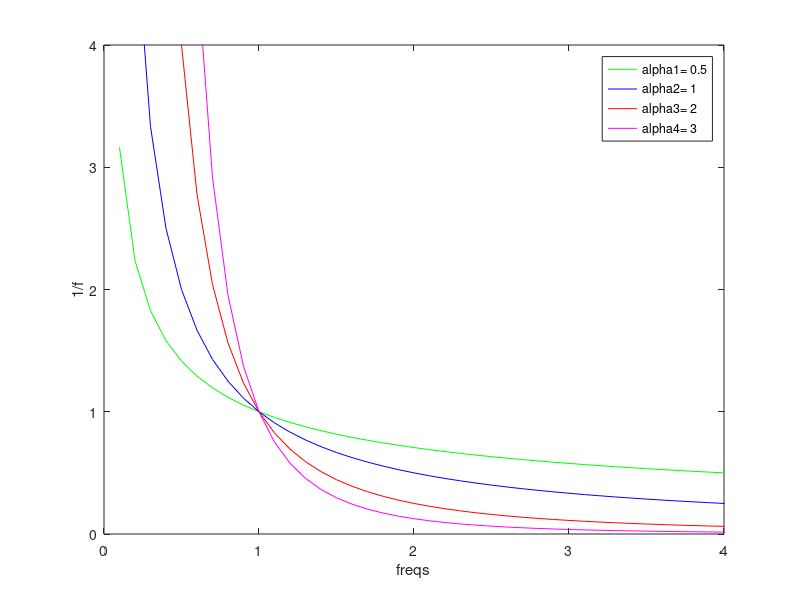

MATLAB code for this plot: (Note: this script raises an error after producing the figure.)
%% PLOT-1 examine beta or alpha or the slope
freqs=[0.1:0.1:50];

figure;
alpha1=0.5;
P=1./(freqs.^alpha1);
plot(freqs,P,'g');% 1overf
xlabel('freqs');ylabel('1/f');
% xlim([0 10]);ylim([0 10])
hold on; 

alpha2=1;
P=1./(freqs.^alpha2);
plot(freqs,P,'b');% 1overf
xlabel('freqs');ylabel('1/f');
% xlim([0 10]);ylim([0 10])

alpha3=2;
P=1./(freqs.^alpha3);
plot(freqs,P,'r');% 1overf
xlabel('freqs');ylabel('1/f');
% xlim([0 4]);ylim([0 4])

alpha4=3;
P=1./(freqs.^alpha4);
plot(freqs,P,'m');% 1overf
xlabel('freqs');ylabel('1/f');
xlim([0 4]);ylim([0 4])

legend(['alpha1= ' num2str(alpha1)], ['alpha2= ' num2str(alpha2)],...
    ['alpha3= ' num2str(alpha3)], ['alpha4= ' num2str(alpha4)]);
%% 1.3Hz tapping data
cd /ssd/zhibin/1overf/20220609_2P/Segmented_data/Plots
% calculate std of the tapping intervals
cd /home/zhibin/Documents/GitHub/Motor_cordination/1_over_f/data_analysis/2P_testing
%%  color scheme
red   = [1 0 0];
pink  = [1 0.65 0.75];
blue  = [0 0 1];
green = [0 1 0];
darkgreen = [0 0.5 0];
grey  = [0.5 0.5 0.5];
yellow  = [1 1 0];
deepyellow  = [1 0.8 0.2];
megenta = [1 0 1];% fill([0 1 1 0],[0 0 1 1],megenta)
cyan = [0 1 1]; % fill([0 1 1 0],[0 0 1 1],cc)
purple = [0.6 0.1 0.9];
ARFIMAcolors=[deepyellow;darkgreen;pink];
    
%% PLOT-2 Try the 2 functions fit the slope to find d
% Function 1
cd /home/zhibin/Documents/GitHub/Motor_cordination/1_over_f/data_analysis/ARFIMA
addpath(genpath('/home/zhibin/Documents/GitHub/Motor_cordination/1_over_f/data_analysis/ARFIMA'));
addpath /home/zhibin/Documents/GitHub/Motor_cordination/1_over_f/data_analysis/2P_testing
addpath /home/zhibin/Documents/GitHub/Motor_cordination/1_over_f/data_analysis/DFA
%%% ARFIMA(0,d,0)
figure('units','normalized','outerposition',[0 0 1 0.5]);
N=600;d=0.5;stdx=20;
[Z] = ARFIMA_SIM(N,[],[],d,stdx);
y=Z+750;
subplot(1,4,1); plot(y,'b');
subplot(1,4,2); autocorr(y,N-1);
subplot(1,4,3); Fs=1.3; [freqs,fcoef] = oneoverf(y,Fs);xlabel('Log(f)');ylabel('Log(power)');
subplot(1,4,4); [D,Alpha1]=DFA_main(y);

% Function 2
addpath /home/zhibin/Documents/GitHub/Motor_cordination/1_over_f/ARFIMA/dgp_arfima
% ARFIMA(0,0.8,0) >>>>  Results=dgp_arfima(0,[],[],600,1,0.8);
figure('units','normalized','outerposition',[0 0 1 0.5]);
T=600;SD=20;d=0.5;F=0;
Z=dgp_arfima(0,[],[],T,SD,d,F);
y=Z+750;
subplot(1,4,1); plot(y,'b');
subplot(1,4,2); autocorr(y,T-1);
subplot(1,4,3); Fs=1.3; [freqs,fcoef] = oneoverf(y,Fs);xlabel('Log(f)');ylabel('Log(power)');
subplot(1,4,4); [D,Alpha1]=DFA_main(y);

%% PLOT-2-1 examine the 2 function code
clear
N=600;F=[];O=[];d=0.5;stdx=20;er=[];
[Z] = ARFIMA_SIM(N,F,O,d,stdx);

clear
c=0;ARo=[];MAo=[];T=100;SD=20;d=0.7;F=1;
sim=dgp_arfima(c,ARo,MAo,T,SD,d,F);

%% PLOT-3 Different d
figure('units','normalized','outerposition',[0 0 1 1]);
N=1000;stdx=20;
% ds=[-0.5 -0.2 0.5];
ds=[0.2 0.5 1];
for i=1:length(ds)
    [Z] = ARFIMA_SIM(N,[],[],ds(i),stdx);
    y=Z+750;
    subplot(length(ds),4,(i-1)*4+1); 
        plot(y,'b');title(['d = ' num2str(ds(i))]);
        % ylim([680 840]);
    subplot(length(ds),4,(i-1)*4+2); 
        autocorr(y,N-1);title(['d = ' num2str(ds(i))]);
        % ylim([-0.5 1]);
    subplot(length(ds),4,(i-1)*4+3); 
        Fs=1.3; [freqs,fcoef,beta,xx,yy,FitValues] = oneoverf(y,Fs);
        plot(xx, yy,'bx');xlabel('Log10(f)');ylabel('Log10(power)');
        hold on;
        plot(xx',FitValues,'r--');
%         plotAdded(mdl);
        legend({'Data',['Fit (Beta=' num2str(beta) ')']},'Location','northeast');
        title(['d = ' num2str(ds(i)) '   (beta = d*2)']);
        % ylim([-2.5 1]);
    subplot(length(ds),4,(i-1)*4+4); 
        [D,Alpha1,n,F_n,FitValues]=DFA_main(y);
        plot(log10(n),log10(F_n),'bx');
        xlabel('Scale [log10(n)]'); ylabel('RMS [log10(F-n)]');
        hold on;
        plot(log10(n(1:end)),FitValues,'r--');
        legend({'Data',['Fit (H=' num2str(Alpha1) ')']},'Location','southeast');
        title(['d = ' num2str(ds(i)) '   (H = d+0.5)']);
        % ylim([0 3]);
end
% cd /usr/local/MATLAB/R2019a/toolbox/bioinfo/biodemos/ %suptitle.m
% cd /usr/local/MATLAB/R2022a/toolbox/bioinfo/biodemos/ % suptitle.m
suptitle(['Different d with same std = ' num2str(stdx)]);

figureName=['Different_d'];
saveas(gcf,figureName,'fig');

%% PLOT-3-1 add parcorr
figure('units','normalized','outerposition',[0 0 1 1]);
N=100;stdx=20;
ds=[0.2 0.5 1];
for i=1:length(ds)
    [Z] = ARFIMA_SIM(N,[],[],ds(i),stdx);
    y=Z+750;
    subplot(length(ds),5,(i-1)*5+1); 
        plot(y,'b');title(['d = ' num2str(ds(i))]);
        % ylim([680 840]);
    subplot(length(ds),5,(i-1)*5+2); 
        autocorr(y,N-1);title(['d = ' num2str(ds(i))]);
        ylabel('autocorr')
        % ylim([-0.5 1]);
    subplot(length(ds),5,(i-1)*5+3); 
        parcorr(y,N-1);title(['d = ' num2str(ds(i))]);
        ylabel('parcorr')
        % ylim([-0.5 1]);   
    subplot(length(ds),5,(i-1)*5+4); 
        Fs=1.3; [freqs,fcoef] = oneoverf(y,Fs);
        xlabel('Log(f)');ylabel('Log(power)');
        title(['d = ' num2str(ds(i)) '   (beta = d*2)']);
        % ylim([-2.5 1]);
    subplot(length(ds),5,(i-1)*5+5); 
        [D,Alpha1]=DFA_main(y);
        title(['d = ' num2str(ds(i)) '   (H = d+0.5)']);
        % ylim([0 3]);
end
% cd /usr/local/MATLAB/R2019a/toolbox/bioinfo/biodemos/ %suptitle.m
% cd /usr/local/MATLAB/R2022a/toolbox/bioinfo/biodemos/ % suptitle.m
suptitle(['Different d with same std = ' num2str(stdx)]);

%% PLOT-4 Different length
Ns=[100 500 1000 3000];d=1;stdx=20;
figure('units','normalized','outerposition',[0 0 1 1]);
for i=1:length(Ns)
    [Z] = ARFIMA_SIM(Ns(i),[],[],d,stdx);
    y=Z+750;
    subplot(length(Ns),4,(i-1)*4+1); 
        plot(y,'b');
        title(['d = ' num2str(d) '    data length = ' num2str(Ns(i))]);
        % ylim([680 840]);
    subplot(length(Ns),4,(i-1)*4+2); 
        autocorr(y,Ns(i)-1);
        title(['d = ' num2str(d) '    data length = ' num2str(Ns(i))]);
        % ylim([-0.5 1]);
    subplot(length(Ns),4,(i-1)*4+3); 
        Fs=1.3; [freqs,fcoef] = oneoverf(y,Fs);
        xlabel('Log10(f)');ylabel('Log10(power)');
        title(['d = ' num2str(d) '    data length = ' num2str(Ns(i))]);
        % ylim([-2.5 1]);
    subplot(length(Ns),4,(i-1)*4+4); 
        [D,Alpha1]=DFA_main(y);
        title(['d = ' num2str(d) '    data length = ' num2str(Ns(i))]);
        % ylim([0 3]);
end
suptitle(['Different length with same d = ' num2str(d)]);

figureName=['Different_N'];
saveas(gcf,figureName,'fig');

%% PLOT-5 Segmenting 3000 taps into 100 taps/chuncks
Ns=[3000 1000 500 100];d=1;stdx=20;
figure('units','normalized','outerposition',[0 0 1 1]);
for i=1:length(Ns)
    [Z] = ARFIMA_SIM(3000,[],[],d,stdx);
    y=Z+750;
    ys=y(1:Ns(i));
    subplot(length(Ns),4,(i-1)*4+1); 
        plot(ys,'b');
        title(['d = ' num2str(d) '    data length = ' num2str(Ns(i))]);
        % ylim([680 840]);
    subplot(length(Ns),4,(i-1)*4+2); 
        autocorr(ys,Ns(i)-1);
        title(['d = ' num2str(d) '    data length = ' num2str(Ns(i))]);
        % ylim([-0.5 1]);
    subplot(length(Ns),4,(i-1)*4+3); 
        Fs=1.3; [freqs,fcoef] = oneoverf(ys,Fs);
        xlabel('Log10(f)');ylabel('Log10(power)');
        title(['d = ' num2str(d) '    data length = ' num2str(Ns(i))]);
        % ylim([-2.5 1]);
    subplot(length(Ns),4,(i-1)*4+4); 
        [D,Alpha1]=DFA_main(ys);
        title(['d = ' num2str(d) '    data length = ' num2str(Ns(i))]);
        % ylim([0 3]);
end
suptitle(['The 1st Segment with different length from the 3000 taps']);

figureName=['Different_Segment'];
saveas(gcf,figureName,'fig');

%% PLOT-6-calculation for 100 or 600 taps see how stable the estimations are
%{ 
N=100; ds=[0.1:0.1:1]; repeat=100; stdx=20;
%}

% function [Betass,BetassErr,Hss,HssErr] = IterARFIMA(N,ds,repeat,stdx);
% 
% % calcualtion
% Betass=[];Hss=[];BetassErr=[];HssErr=[];
% for j=1:length(ds)
%     d=ds(j);
%     Betas=[];Hs=[];
%     for i=1:repeat 
%         % [Z] = ARFIMA_SIM(N,[],[],d,stdx);
%         Z=dgp_arfima(0,[],[],N,stdx,d,0);
%         y=Z+750;
%         % PSA
%         Fs=1.3; [~,~,beta] = oneoverf(y,Fs);
%         % DFA
%         [~,H]=DFA_main(y);
%         % append the values
%         Betas = [Betas beta];
%         Hs = [Hs H];  
%     end
% Betass=[Betass;Betas];
% BetassErr=[BetassErr; std(Betas)/sqrt(N)];
% Hss=[Hss;Hs];
% HssErr=[HssErr; std(Hs)/sqrt(N)];
% end
% end

%% PLOT-6-1 plot all 10 subplots
figure('units','normalized','outerposition',[0 0 1 1]);
for j=1:length(ds)
    subplot(2,10,j);    
    hist(Betass(j,:),repeat);
    xlabel('beta');ylabel('repeats');
    xlim([-2 5]);
    title(['d = ' num2str(ds(j))]);
    
    subplot(2,10,10+j);
    hist(Hss(j,:),repeat); 
    xlabel('H');ylabel('repeats');
    xlim([0 2]);
    title(['d = ' num2str(ds(j))]);
end
% suptitle(['Beta and H with different d repeating 100 times (ARFIMA-SIM ([],d,[]); length of ' num2str(N) ')']);
suptitle(['Beta and H with different d repeating 100 times (dgp-arfima ([],d,[]); length of ' num2str(N) ')']);

%% PLOT-6-2 : 2 plots with error bar
figure;
subplot(1,2,1);
errorbar(ds,mean(Betass,2),BetassErr,'.')
xlabel('d');ylabel('Beta');xlim([0 1.1]);
title(['Beta with standard error']);
B=2.*ds; hold on; plot(ds,B,'color',purple);
legend({'B','B=2*d'},'Location','southeast');
subplot(1,2,2);
errorbar(ds,mean(Hss,2),HssErr,'.')
xlabel('d');ylabel('H');xlim([0 1.1]);
title(['H with standard error']);
H=ds+0.5; hold on; plot(ds,H,'color',purple);
legend({'H','H=d+0.5'},'Location','southeast');
suptitle(['Beta and H with different d repeating 100 times (ARFIMA ([],d,[]); length of ' num2str(N) ')']);

%% PLOT-6-2-1 : 2 plots with error bar for 3 different length
Ns=[100 600 1000]; ds=[0.1:0.1:1]; repeat=100; stdx=20;
figure;
tic;
for i=1:3
    [Betass,BetassErr,Hss,HssErr] = IterARFIMA(Ns(i),ds,repeat,stdx);
    subplot(1,2,1);
        hold on;
        errorbar(ds,mean(Betass,2),BetassErr,'.','color',ARFIMAcolors(i,:));
        xlabel('d');ylabel('Beta');xlim([0 1.1]);
        title(['Beta with standard error']);
        hold off;
        if i==3;
            B=2.*ds; hold on; plot(ds,B,'color',purple);hold off;
            legend({'N=100','N=600','N=1000','B=2*d'},'Location','southeast');
        end
    subplot(1,2,2);
        hold on;
        errorbar(ds,mean(Hss,2),HssErr,'.','color',ARFIMAcolors(i,:))
        xlabel('d');ylabel('H');xlim([0 1.1]);
        title(['H with standard error']);
        hold off;
        if i==3;
            H=ds+0.5; hold on; plot(ds,H,'color',purple);hold off;
            legend({'N=100','N=600','N=1000','H=d+0.5'},'Location','southeast');
        end
end
suptitle(['Beta and H with different d repeating 100 times (ARFIMA([],d,[]); length of ' num2str(Ns) ')']);
toc

%Elapsed time is 640.222034 seconds.
figureName=['InterARFIMA_gdp20'];
figureName=['InterARFIMA_SIM100'];
saveas(gcf,figureName,'fig');
    
%% PLOT-6-3 : 2 violin plots
addpath /home/zhibin/Documents/GitHub/Motor_cordination/1_over_f/data_analysis/violin
figure;
subplot(1,2,1);
[h,L,MX,MED]=violin(Betass');
ylabel('\beta','FontSize',14)
xticks([1:10]);
xticklabels(string(ds));
xlabel('d');
title(['Beta']);
subplot(1,2,2);
[h,L,MX,MED]=violin(Hss');
ylabel('H','FontSize',14)
xticks([1:10]);
xticklabels(string(ds));
xlabel('d');
suptitle(['Beta and H with different d repeating 100 times (ARFIMA ([],d,[]); length of ' num2str(N) ')']);

%% PLOT-7 simulation plot for the army 
N=100; d=0.7; repeat=100; stdx=20;

Z=dgp_arfima(0,[],[],N,stdx,d,0);
y1=round(Z'+750); 
Y1=[];
for i=1:length(y1)
    Y1=[Y1 1 zeros(1,y1(i))];
end

Z=dgp_arfima(0,[],[],N,stdx,d,0);
y2=round(Z'+750);
Y2=[];
for i=1:length(y2)
    Y2=[Y2 1 zerxcos(1,y2(i))];
end
Y2=[zeros(1,750/2) Y2]; % add the offset
% figure;plot(y1,'r');hold on;plot(y2,'b');

figure('units','normalized','outerposition',[0 0 0.6 1]);
subplot(4,1,1);
plot(Y1,'r');hold on;plot(Y2,'b');
xlabel('time (ms)');
yticks(1);yticklabels('button pressed');
xlim([750*0 750*40]); ylim([0 1.5]);
legend('Player L','Player R');
title('Syncopated tapping sequences of 2 players');

subplot(4,2,3);
MinLength=min([length(y1) length(y2)]);
[acf,lags,bounds] = autocorr(y1(1:MinLength),MinLength-1);
stem(lags,acf,'r'); xlabel('Lag');ylabel('\rho(k)');
hold on;
h = line(lags,bounds(1)*ones(length(acf),1));
h1 = line(lags,bounds(2)*ones(length(acf),1));
set(h,'color',[1 0 1]);
set(h1,'color',[1 0 1]);
title('Autocorr: Player L');
subplot(4,2,5);
[acf,lags,bounds] = autocorr(y2(1:MinLength),MinLength-1);
stem(lags,acf,'b'); xlabel('Lag');ylabel('\rho(k)');
hold on;
h = line(lags,bounds(1)*ones(length(acf),1));
h1 = line(lags,bounds(2)*ones(length(acf),1));
set(h,'color',[1 0 1]);
set(h1,'color',[1 0 1]);
title('Autocorr: Player R');
subplot(4,2,7);
yy1=y1-mean(y1);yy2=y2-mean(y2);
[r,lags]=xcorr(yy1(1:MinLength),yy2(1:MinLength),MinLength-1,'normalized');
plot(lags,r,'color',[0 0.5 0]);xlabel('Lag');ylabel('\rho(k)');yline(0,'color',[1 0.8 0.2]);
title('Xcorr: Player L & R');

subplot(4,2,[4 6 8]);
[D,Alpha1,n,F_n,FitValues]=DFA_main(y1);
plot(log10(n),log10(F_n),'rx');
hold on; plot(log10(n),FitValues,'r');
[D,Alpha2,n,F_n,FitValues]=DFA_main(y2);
plot(log10(n),log10(F_n),'bx');
hold on; plot(log10(n),FitValues,'b');
legend({'Player L',['H=' num2str(Alpha1)],'Player R',['H=' num2str(Alpha2)],},'Location','southeast');
xlabel('Scale [log10(n)]') % win_lengths 
ylabel('RMS [log10(F-n)]') % RMS values
title('DFA')

figureName=['ZBPlot20220624'];
saveas(gcf,figureName,'jpg');
    
%% PLOT-7-1 simulation plot for the army 
%parameters
N=100; 
d=0.7; 
nrepeat=10; 
stdx=10; 
meanx = 750;

acfmean1 = zeros(1,N/2+1);
acfmean2 = zeros(1,N/2+1);
rmean12 = zeros(1,N+1);
boundsmean1 = zeros(1,2);
boundsmean2 = zeros(1,2);

for j = 1:nrepeat 

    Z=dgp_arfima(0,[],[],N,stdx,d,0);
    y1=round(Z'+meanx); 
    
    Z=dgp_arfima(0,[],[],N,stdx,d,0);
    y2=round(Z'+meanx);
    
    Y1=[];
    for i=1:length(y1)
        Y1 =[Y1 1 zeros(1,y1(i))];
    end
    Y2=[];
    for i=1:length(y2)
        Y2 =[Y2 1 zeros(1,y2(i))];
    end
    Y2 =[zeros(1,750/2) Y2]; % add the offset
    
    MinLength=min([length(y1) length(y2)]);
    
    y1 = y1-mean(y1);
    y2 = y2-mean(y2);
    
    [acf1,lags1,bounds1] = autocorr(y1(1:MinLength),N/2);
    acfmean1 = acfmean1+ acf1;
    boundsmean1 = boundsmean1 + bounds1;
    [acf2,lags2,bounds2] = autocorr(y2(1:MinLength),N/2);
    acfmean2 = acfmean2 + acf2;
    [r12,lags12]=xcorr(y1(1:MinLength),y2(1:MinLength),N/2,'normalized');
    rmean12 = rmean12 + r12;
    boundsmean2 = boundsmean2 + bounds2;
end;

acfmean1 = acfmean1/nrepeat;
acfmean2 = acfmean2/nrepeat;
rmean12 = rmean12/nrepeat;
boundsmean1=boundsmean1/nrepeat;
boundsmean2=boundsmean2/nrepeat;



% Plotting is afterwards
figure('units','normalized','outerposition',[0 0 0.6 1]);

subplot(4,1,1);
plot(Y1,'r');hold on;plot(Y2,'b');
xlabel('time (ms)');
yticks(1);yticklabels('button pressed');
xlim([750*0 750*40]); ylim([0 1.5]);
legend('Player L','Player R');
title('Syncopated tapping sequences of 2 players');

subplot(4,2,3);
stem(lags1,acfmean1,'r'); xlabel('Lag');ylabel('\rho(k)');
% plot(lags1,acfmean1,'r'); xlabel('Lag');ylabel('\rho(k)');
axis([0 50 -0.2 1]) 
hold on;
h = line(lags1,boundsmean1(1)*ones(length(acfmean1),1));
h1 = line(lags1,boundsmean1(2)*ones(length(acfmean1),1));
set(h,'color',[1 0 1]);
set(h1,'color',[1 0 1]);
title('Autocorr: Player L');

subplot(4,2,5);
stem(lags2,acfmean2,'b'); xlabel('Lag');ylabel('\rho(k)');
% plot(lags2,acfmean2,'b');xlabel('Lag');ylabel('\rho(k)');
axis([0 50 -0.2 1]) 
hold on;
h = line(lags2,boundsmean2(1)*ones(length(acfmean2),1));
h1 = line(lags2,boundsmean2(2)*ones(length(acfmean2),1));
set(h,'color',[1 0 1]);
set(h1,'color',[1 0 1]);
title('Autocorr: Player R');

subplot(4,2,7);
plot(lags12,rmean12,'color',[0 0.5 0]);xlabel('Lag');ylabel('\rho(k)');
yline(0,'color',[1 0.8 0.2]);
axis([-50 50 -0.2 1]);
title('Xcorr: Player L & R');

subplot(4,2,[4 6 8]);
[D,Alpha1,n,F_n,FitValues]=DFA_main(y1);
plot(log10(n),log10(F_n),'rx');
hold on; plot(log10(n),FitValues,'r');
[D,Alpha2,n,F_n,FitValues]=DFA_main(y2);
plot(log10(n),log10(F_n),'bx');
hold on; plot(log10(n),FitValues,'b');
legend({'Player L',['H=' num2str(Alpha1)],'Player R',['H=' num2str(Alpha2)],},'Location','southeast');
xlabel('Scale [log10(n)]') % win_lengths 
ylabel('RMS [log10(F-n)]') % RMS values
title('DFA')

figureName=['RMPlot20220625'];
saveas(gcf,figureName,'jpg');

%% PLOT-7-2 syncopation plot for the army 
cd D:\360MoveData\Users\alienware\Documents\GitHub\Motor_cordination\1_over_f\data_analysis\ARFIMA\Sim_plots
addpath D:\360MoveData\Users\alienware\Documents\GitHub\Motor_cordination\1_over_f\data_analysis\2P_testing
cd D:\360MoveData\Users\alienware\Documents\GitHub\Motor_cordination\1_over_f\data_analysis\2P_testing
addpath D:\360MoveData\Users\alienware\Documents\GitHub\Motor_cordination\1_over_f\data_analysis\DFA
cd G:\1overf\20220610_2P
cd G:\1overf\20220610_2P\Segmented_data\1_50Hz_ICAautomized
clear
load('BP20220610.mat')
load('FB20220610.mat')

condi=1; BP_L=BPCondi1L; FB_L=FBCondi1L; BP_R=BPCondi1R;FB_R=FBCondi1R;
condi=2; BP_L=BPCondi2L; FB_L=FBCondi2L; BP_R=BPCondi2R;FB_R=FBCondi2R;
condi=3; BP_L=BPCondi3L; FB_L=FBCondi3L; BP_R=BPCondi3R;FB_R=FBCondi3R;
condi=4; BP_L=BPCondi4L; FB_L=FBCondi4L; BP_R=BPCondi4R;FB_R=FBCondi4R;
% syncopation expt
conditionNames={'uncoupled' 'L-lead' 'R-lead' 'mutual-1.3Hz'};
% cut off from the last bottom press
BP_L=cutofflast(BP_L);
BP_R=cutofflast(BP_R);

y1=Calinterval(BP_L')./2;
y2=Calinterval(BP_R')./2;

% time (ms) for 100 taps
Inter100=round(100/1.3,3);

sr=2000;
nrepeat=5;
y1=[];y2=[];
MinLength=74; % choose an even number
acfmean1=zeros(1,round(MinLength/2)+1);
boundsmean1=zeros(1,2);
acfmean2=zeros(1,round(MinLength/2)+1);
boundsmean2=zeros(1,2);
rmean12=zeros(1,round(MinLength)+1);


for i=1:nrepeat
    y1(i).BPint=Calinterval(BP_L((Inter100*sr*(i-1)+1):(Inter100*sr*i))')./2;
    y2(i).BPint=Calinterval(BP_R((Inter100*sr*(i-1)+1):(Inter100*sr*i))')./2;
    
    % MinLength=min([length(y1(i).BPint) length(y2(i).BPint)]);
    
    y1(i).BPint = y1(i).BPint-mean(y1(i).BPint);
    y2(i).BPint = y2(i).BPint-mean(y2(i).BPint);
    
    [acf1,lags1,bounds1] = autocorr(y1(i).BPint(1:MinLength),round(MinLength/2));
    acfmean1 = acfmean1+ acf1;
    boundsmean1 = boundsmean1 + bounds1;
    [acf2,lags2,bounds2] = autocorr(y2(i).BPint(1:MinLength),round(MinLength/2));
    acfmean2 = acfmean2 + acf2;
    boundsmean2 = boundsmean2 + bounds2;
    [r12,lags12]=xcorr(y1(i).BPint(1:MinLength),y2(i).BPint(1:MinLength),round(MinLength/2),'normalized');
    rmean12 = rmean12 + r12;
    
end;

acfmean1 = acfmean1/nrepeat;
acfmean2 = acfmean2/nrepeat;
rmean12 = rmean12/nrepeat;
boundsmean1=boundsmean1/nrepeat;
boundsmean2=boundsmean2/nrepeat;


% calculate H in the 5 window
Alphas1=[];Alphas2=[];% Hs1Err=[];Hs2Err=[];  [HssErr; std(Hs)/sqrt(N)];
for i=1:nrepeat
    [D,Alpha1,n,F_n,FitValues]=DFA_main(y1(i).BPint(1:MinLength));
    Alphas1=[Alphas1 Alpha1];
    % Hs1Err=[Hs1Err std(Alphas1)/sqrt(N)];
    [D,Alpha2,n,F_n,FitValues]=DFA_main(y2(i).BPint(1:MinLength));
    Alphas2=[Alphas2 Alpha2];
end

% figure;
% plot(1:5,Alphas1,'r');hold on; plot(1:5,Alphas2,'b')
% xlabel('window');ylabel('H');xlim([0 6]);
% xticks(1:5);xticklabels(string(1:5));
% title(['H values in 5 consecutive window']);
% legend({'Player L','Player R'},'Location','southeast');



% Plotting is afterwards
figure('units','normalized','outerposition',[0 0 0.6 1]);

subplot(4,1,1);
plot(BP_L,'r');hold on;plot(BP_R,'b');
xlabel('time (ms)');
yticks(1);yticklabels('button pressed');
xlim([sr*0 sr*Inter100/3]); ylim([0 1.5]);
legend('Player L','Player R');
title(['Syncopated tapping sequences of 2 players' conditionNames(condi)]);

subplot(4,2,3);
stem(lags1,acfmean1,'r'); xlabel('Lag');ylabel('\rho(k)');
% plot(lags1,acfmean1,'r'); xlabel('Lag');ylabel('\rho(k)');
axis([0 MinLength/2 -0.3 1]) 
hold on;
h = line(lags1,boundsmean1(1)*ones(length(acfmean1),1));
h1 = line(lags1,boundsmean1(2)*ones(length(acfmean1),1));
set(h,'color',[1 0 1]);
set(h1,'color',[1 0 1]);
title('Autocorr: Player L');

subplot(4,2,5);
stem(lags2,acfmean2,'b'); xlabel('Lag');ylabel('\rho(k)');
% plot(lags2,acfmean2,'b');xlabel('Lag');ylabel('\rho(k)');
axis([0 MinLength/2 -0.3 1]) 
hold on;
h = line(lags2,boundsmean2(1)*ones(length(acfmean2),1));
h1 = line(lags2,boundsmean2(2)*ones(length(acfmean2),1));
set(h,'color',[1 0 1]);
set(h1,'color',[1 0 1]);
title('Autocorr: Player R');

subplot(4,2,7);
plot(lags12,rmean12,'color',[0 0.5 0]);xlabel('Lag');ylabel('\rho(k)');
yline(0,'color',[1 0.8 0.2]);xline(0,'color',[1 0.8 0.2]);
axis([-MinLength/2 MinLength/2 -0.3 1]);
title('Xcorr: Player L & R');

subplot(4,2,[4 6]);
i=2;
[D,Alpha1,n,F_n,FitValues]=DFA_main(y1(i).BPint(1:MinLength));
plot(log10(n),log10(F_n),'rx');
hold on; plot(log10(n),FitValues,'r');
[D,Alpha2,n,F_n,FitValues]=DFA_main(y2(i).BPint(1:MinLength));
plot(log10(n),log10(F_n),'bx');
hold on; plot(log10(n),FitValues,'b');
legend({'Player L',['H=' num2str(Alpha1)],'Player R',['H=' num2str(Alpha2)],},'Location','southeast');
xlabel('Scale [log10(n)]') % win_lengths 
ylabel('RMS [log10(F-n)]') % RMS values
title('DFA')

subplot(4,2,[8]);
plot(1:nrepeat,Alphas1,'r');hold on; plot(1:nrepeat,Alphas2,'b')
xlabel('window');ylabel('H');xlim([0 6]);
xticks(1:5);xticklabels(string(1:5));
title(['H values in 5 consecutive window']);
legend({'Player L','Player R'},'Location','southeast');

% figureName=['RMPlot20220625'];
% saveas(gcf,figureName,'jpg');

%% PLOT-7-2 sliding 100 taps for all
cd /home/zhibin/Documents/GitHub/Motor_cordination/1_over_f/data_analysis/ARFIMA/Sim_plots
addpath /home/zhibin/Documents/GitHub/Motor_cordination/1_over_f/data_analysis/2P_testing
cd /home/zhibin/Documents/GitHub/Motor_cordination/1_over_f/data_analysis/2P_testing
addpath /home/zhibin/Documents/GitHub/Motor_cordination/1_over_f/data_analysis/DFA
cd /ssd/zhibin/1overf/20220610_2P/Segmented_data/1_50Hz_ICAautomized

cd D:\360MoveData\Users\alienware\Documents\GitHub\Motor_cordination\1_over_f\data_analysis\ARFIMA\Sim_plots
addpath D:\360MoveData\Users\alienware\Documents\GitHub\Motor_cordination\1_over_f\data_analysis\2P_testing
cd D:\360MoveData\Users\alienware\Documents\GitHub\Motor_cordination\1_over_f\data_analysis\2P_testing
addpath D:\360MoveData\Users\alienware\Documents\GitHub\Motor_cordination\1_over_f\data_analysis\DFA
cd G:\1overf\20220610_2P
cd G:\1overf\20220610_2P\Segmented_data\1_50Hz_ICAautomized


clear
load('BP20220610.mat')
load('FB20220610.mat')

cd D:\360MoveData\Users\alienware\Documents\GitHub\Motor_cordination\1_over_f\data_analysis\ARFIMA\Sim_plots\20220610

% syncopation expt
conditionNames={'uncoupled' 'L-lead' 'R-lead' 'mutual-1.3Hz'};
conditionNames={'uncoupled' 'L-lead' 'R-lead' 'mutual-2Hz'};

% number of samples for 100 taps
sr=2000;
hz=2; % hz=1.3; % tapping frequency
Inter100=round(100/hz,3)*sr;

for condi=1:4
    
if condi==1; BP_L=BPCondi1L; FB_L=FBCondi1L; BP_R=BPCondi1R;FB_R=FBCondi1R;end
if condi==2; BP_L=BPCondi2L; FB_L=FBCondi2L; BP_R=BPCondi2R;FB_R=FBCondi2R;end
if condi==3; BP_L=BPCondi3L; FB_L=FBCondi3L; BP_R=BPCondi3R;FB_R=FBCondi3R;end
if condi==4; BP_L=BPCondi4L; FB_L=FBCondi4L; BP_R=BPCondi4R;FB_R=FBCondi4R;end

% cut off from the last bottom press
BP_L=cutofflast(BP_L);
BP_R=cutofflast(BP_R);

% total number of taps
y1=Calinterval(BP_L')./2;
y2=Calinterval(BP_R')./2;

% minimal number of sliding window (every 0.2*Inter100)
increment=round(0.2*Inter100);
nrepeat=(min([length(BP_L) length(BP_R)])-Inter100)/increment;
nrepeat=floor(nrepeat);

% initialize some variables
y1=[];y2=[];
lags=50;
acfmean1=zeros(1,lags+1);
length1=[];
boundsmean1=zeros(1,2);
acfmean2=zeros(1,lags+1);
boundsmean2=zeros(1,2);
rmean12=zeros(1,2*lags+1);

for i=1:nrepeat
    
    y1(i).BPint=Calinterval(BP_L((increment*(i-1)+1):((increment*(i-1)+1+Inter100-1)))')./2;
    y2(i).BPint=Calinterval(BP_R((increment*(i-1)+1):((increment*(i-1)+1+Inter100-1)))')./2;
    
    MinLength=min([length(y1(i).BPint) length(y2(i).BPint)]);
    
    y1(i).BPint = y1(i).BPint-mean(y1(i).BPint);
    y2(i).BPint = y2(i).BPint-mean(y2(i).BPint);
    
    [acf1,lags1,bounds1] = autocorr(y1(i).BPint(1:MinLength),lags);
    acfmean1 = acfmean1+ acf1;
    boundsmean1 = boundsmean1 + bounds1;
    [acf2,lags2,bounds2] = autocorr(y2(i).BPint(1:MinLength),lags);
    acfmean2 = acfmean2+ acf2;
    boundsmean2 = boundsmean2 + bounds2;
    [r12,lags12]=xcorr(y1(i).BPint(1:MinLength),y2(i).BPint(1:MinLength),lags,'normalized');
    rmean12 = rmean12 + r12;
    
end;

acfmean1 = acfmean1/nrepeat;
acfmean2 = acfmean2/nrepeat;
rmean12 = rmean12/nrepeat;
boundsmean1=boundsmean1/nrepeat;
boundsmean2=boundsmean2/nrepeat;

% calculate H in the 5 window
Alphas1=[];Alphas2=[];% Hs1Err=[];Hs2Err=[];  [HssErr; std(Hs)/sqrt(N)];

% find the minimal length
minLen1=[];minLen2=[];
for i=1:nrepeat
    minLen1=[minLen1 size(y1(i).BPint,2)];
    minLen2=[minLen2 size(y2(i).BPint,2)];
end
minLen=min([minLen1 minLen2]);  
    
for i=1:nrepeat
    [D,Alpha1,n,F_n,FitValues]=DFA_main(y1(i).BPint(1:minLen));
    Alphas1=[Alphas1 Alpha1];
    % Hs1Err=[Hs1Err std(Alphas1)/sqrt(N)];
    [D,Alpha2,n,F_n,FitValues]=DFA_main(y2(i).BPint(1:minLen));
    Alphas2=[Alphas2 Alpha2];
end

% figure;
% plot(1:5,Alphas1,'r');hold on; plot(1:5,Alphas2,'b')
% xlabel('window');ylabel('H');xlim([0 6]);
% xticks(1:5);xticklabels(string(1:5));
% title(['H values in 5 consecutive window']);
% legend({'Player L','Player R'},'Location','southeast');

% Plotting is afterwards
figure('units','normalized','outerposition',[0 0 0.6 1]);

subplot(4,1,1);
plot(BP_L,'r');hold on;plot(BP_R,'b');
xlabel('time (ms)');
yticks(1);yticklabels('button pressed');
xlim([sr*0 Inter100/3]); ylim([0 1.5]);
legend('Player L','Player R');
title(['Syncopated tapping sequences of 2 players' conditionNames(condi)]);

subplot(4,2,3);
stem(lags1,acfmean1,'r'); xlabel('Lag');ylabel('\rho(k)');
% plot(lags1,acfmean1,'r'); xlabel('Lag');ylabel('\rho(k)');
axis([0 lags -0.3 1]) 
hold on;
h = line(lags1,boundsmean1(1)*ones(length(acfmean1),1));
h1 = line(lags1,boundsmean1(2)*ones(length(acfmean1),1));
set(h,'color',[1 0 1]);
set(h1,'color',[1 0 1]);
title('Autocorr: Player L');

subplot(4,2,5);
stem(lags2,acfmean2,'b'); xlabel('Lag');ylabel('\rho(k)');
% plot(lags2,acfmean2,'b');xlabel('Lag');ylabel('\rho(k)');
axis([0 lags -0.3 1]) 
hold on;
h = line(lags2,boundsmean2(1)*ones(length(acfmean2),1));
h1 = line(lags2,boundsmean2(2)*ones(length(acfmean2),1));
set(h,'color',[1 0 1]);
set(h1,'color',[1 0 1]);
title('Autocorr: Player R');

subplot(4,2,7);
plot(lags12,rmean12,'color',[0 0.5 0]);xlabel('Lag');ylabel('\rho(k)');
yline(0,'color',[1 0.8 0.2]);xline(0,'color',[1 0.8 0.2]);
axis([-lags lags -0.3 1]);
title('Xcorr: Player L & R');

subplot(4,2,[4 6]);
i=floor(nrepeat/2);
[D,Alpha1,n,F_n,FitValues]=DFA_main(y1(i).BPint(1:minLen));
plot(log10(n),log10(F_n),'rx');
hold on; plot(log10(n),FitValues,'r');
[D,Alpha2,n,F_n,FitValues]=DFA_main(y2(i).BPint(1:minLen));
plot(log10(n),log10(F_n),'bx');
hold on; plot(log10(n),FitValues,'b');
legend({'Player L',['H=' num2str(Alpha1)],'Player R',['H=' num2str(Alpha2)],},'Location','southeast');
xlabel('Scale [log10(n)]') % win_lengths 
ylabel('RMS [log10(F-n)]') % RMS values
title(['DFA in window ' num2str(i)]);

subplot(4,2,[8]);
cla;
plot(1:nrepeat,Alphas1,'r');hold on; plot(1:nrepeat,Alphas2,'b')
xlabel('sliding windows');ylabel('H');xlim([0 nrepeat+1]);
xticks(1:nrepeat);xticklabels(string(1:nrepeat));
% title(['H values in 5 consecutive window']);
legend({'Player L','Player R'},'Location','southeast');

% cd /ssd/zhibin/1overf/20220610_2P/Segmented_data/Plots
% figureName=['condi_' num2str(condi)];
% saveas(gcf,figureName,'fig');

end
